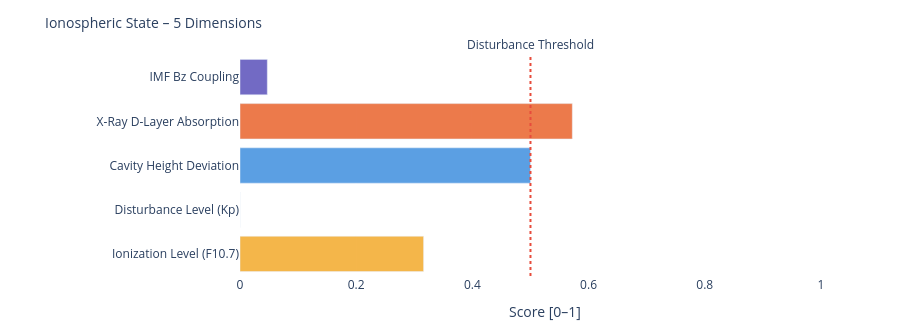

Notebook code for this chart:
### Markdown cell above
---
### 📐 Systemic Insight: Geometric Cavity vs. Real Schumann Resonance

**Relevant for:** Layer 6 = delta analysis &nbsp;|&nbsp; Layer 7 = feature vector / system interpretation

A cavity height change from 80 km to 70 km shifts the **idealized geometric frequencies** only minimally:

| Modus | Aktuell | Referenz | Δ |
|-------|---------|----------|---|
| SR-1 | 10.4762 Hz | 10.4599 Hz | +16 mHz |
| SR-2 | 18.1452 Hz | 18.1171 Hz | +28 mHz |
| SR-3 | 25.6612 Hz | 25.6215 Hz | +40 mHz |
| SR-4 | 33.1285 Hz | 33.0772 Hz | +51 mHz |

The geometric effect is limited because 10 km is very small compared to Earth's radius (~6371 km).

**Consequence:** Real Schumann deviations are likely driven more strongly by **conductivity, damping, day/night structure, lightning distribution and source geometry** than by pure cavity height.

---

**Layer 6 compares:**
```
geometric Δ from Layer 4  vs.  observed Δ from real Schumann measurement data
```

**Layer 7 Feature:**
```
If real Δ >> geometric Δ  →  non-geometric factors dominant
```

### Code cell
# ============================================================
# IONOSPHERIC STATE – Summary gauge
# Five dimensions: ionization, disturbance, cavity height, X-Ray, Bz coupling
# ============================================================

def norm(v, lo, hi):
    if v is None: return None
    return round(max(0.0, min(1.0, (v - lo) / (hi - lo))), 3)

# Ionization level (F10.7 → F2-Layer)
ioniz = norm(f107_val, 60, 250)

# Disturbance level (Kp → E/F-Layer irregularities)
disturb = norm(kp_val, 0, 9)

# Cavity height deviation from reference (80 km)
h_dev = norm(abs(h_eff - 80), 0, 20)

# X-Ray ionization (D-Layer absorption)
xray_ioniz = None
if xray_now is not None:
    xray_ioniz = norm(math.log10(max(xray_now, 1e-9)) + 9, 0, 5)

# Bz coupling (southward Bz → stronger magnetosphere-ionosphere coupling)
bz_coupling = norm(-(bz_now or 0), -5, 30) if bz_now is not None else None

dims = [
    ('Ionization Level (F10.7)',    ioniz,      '#F2A623'),
    ('Disturbance Level (Kp)',      disturb,    '#7F77DD'),
    ('Cavity Height Deviation',     h_dev,      '#378ADD'),
    ('X-Ray D-Layer Absorption',    xray_ioniz, '#E85D24'),
    ('IMF Bz Coupling',             bz_coupling,'#534AB7'),
]

fig = go.Figure()
for name, val, col in dims:
    if val is not None:
        h = int(val * 20)
        bar = '█' * h + '░' * (20 - h)
        label = f'{name}:  {bar}  {val:.3f}'
    else:
        label = f'{name}:  {"─" * 20}  n/a'
    fig.add_trace(go.Bar(
        x=[val if val is not None else 0],
        y=[name],
        orientation='h',
        marker_color=col, opacity=0.82,
        showlegend=False
    ))

fig.add_vline(x=0.5, line_dash='dot', line_color='#e74c3c',
              annotation_text='Disturbance Threshold', annotation_position='top')
fig.update_layout(
    title=dict(text='Ionospheric State – 5 Dimensions', font=dict(size=14)),
    xaxis=dict(title='Score [0–1]', range=[0, 1.05]),
    height=330, plot_bgcolor='rgba(0,0,0,0)', paper_bgcolor='rgba(0,0,0,0)',
    margin=dict(l=240, r=50, t=55, b=40)
)
fig.show()

print(f'\nIonospheric state:')
for name, val, _ in dims:
    print(f'  {name:<35} {val:.3f}' if val is not None else f'  {name:<35} n/a')

### Figure 1 — Plotly figure (JSON) as saved in the notebook; plotly's stock layout.template omitted (floating-point values rounded to 4 significant figures)
{"data": [{"marker": {"color": "#F2A623"}, "opacity": 0.82, "orientation": "h", "showlegend": false, "type": "bar", "x": [0.316], "y": ["Ionization Level (F10.7)"]}, {"marker": {"color": "#7F77DD"}, "opacity": 0.82, "orientation": "h", "showlegend": false, "type": "bar", "x": [0.0], "y": ["Disturbance Level (Kp)"]}, {"marker": {"color": "#378ADD"}, "opacity": 0.82, "orientation": "h", "showlegend": false, "type": "bar", "x": [0.5], "y": ["Cavity Height Deviation"]}, {"marker": {"color": "#E85D24"}, "opacity": 0.82, "orientation": "h", "showlegend": false, "type": "bar", "x": [0.572], "y": ["X-Ray D-Layer Absorption"]}, {"marker": {"color": "#534AB7"}, "opacity": 0.82, "orientation": "h", "showlegend": false, "type": "bar", "x": [0.047], "y": ["IMF Bz Coupling"]}], "layout": {"annotations": [{"showarrow": false, "text": "Disturbance Threshold", "x": 0.5, "xanchor": "center", "xref": "x", "y": 1, "yanchor": "bottom", "yref": "y domain"}], "height": 330, "margin": {"b": 40, "l": 240, "r": 50, "t": 55}, "paper_bgcolor": "rgba(0,0,0,0)", "plot_bgcolor": "rgba(0,0,0,0)", "shapes": [{"line": {"color": "#e74c3c", "dash": "dot"}, "type": "line", "x0": 0.5, "x1": 0.5, "xref": "x", "y0": 0, "y1": 1, "yref": "y domain"}], "title": {"font": {"size": 14}, "text": "Ionospheric State – 5 Dimensions"}, "xaxis": {"range": [0, 1.05], "title": {"text": "Score [0–1]"}}}}
